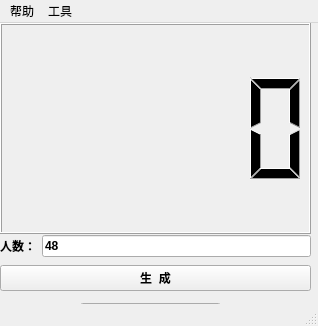
<?xml version="1.0" encoding="UTF-8"?>
<ui version="4.0">
 <class>MainWindow</class>
 <widget class="QMainWindow" name="MainWindow">
  <property name="geometry">
   <rect>
    <x>0</x>
    <y>0</y>
    <width>318</width>
    <height>326</height>
   </rect>
  </property>
  <property name="windowTitle">
   <string>MainWindow</string>
  </property>
  <widget class="QWidget" name="centralwidget">
   <widget class="QLCDNumber" name="screen">
    <property name="geometry">
     <rect>
      <x>0</x>
      <y>0</y>
      <width>311</width>
      <height>211</height>
     </rect>
    </property>
    <property name="font">
     <font>
      <family>Microsoft YaHei UI</family>
      <weight>75</weight>
      <bold>true</bold>
     </font>
    </property>
   </widget>
   <widget class="QWidget" name="layoutWidget">
    <property name="geometry">
     <rect>
      <x>0</x>
      <y>210</y>
      <width>311</width>
      <height>61</height>
     </rect>
    </property>
    <layout class="QVBoxLayout" name="verticalLayout">
     <item>
      <layout class="QHBoxLayout" name="horizontalLayout">
       <item>
        <widget class="QLabel" name="label">
         <property name="font">
          <font>
           <family>Microsoft JhengHei UI</family>
           <weight>75</weight>
           <bold>true</bold>
          </font>
         </property>
         <property name="text">
          <string>人数：</string>
         </property>
        </widget>
       </item>
       <item>
        <widget class="QLineEdit" name="input">
         <property name="font">
          <font>
           <family>Microsoft JhengHei UI</family>
           <weight>75</weight>
           <bold>true</bold>
          </font>
         </property>
         <property name="text">
          <string>48</string>
         </property>
        </widget>
       </item>
      </layout>
     </item>
     <item>
      <widget class="QPushButton" name="con">
       <property name="font">
        <font>
         <family>Microsoft JhengHei UI</family>
         <weight>75</weight>
         <bold>true</bold>
        </font>
       </property>
       <property name="text">
        <string>生  成</string>
       </property>
      </widget>
     </item>
    </layout>
   </widget>
   <widget class="QToolButton" name="toolButton">
    <property name="geometry">
     <rect>
      <x>80</x>
      <y>280</y>
      <width>141</width>
      <height>18</height>
     </rect>
    </property>
    <property name="text">
     <string>...</string>
    </property>
   </widget>
  </widget>
  <widget class="QMenuBar" name="menus">
   <property name="geometry">
    <rect>
     <x>0</x>
     <y>0</y>
     <width>318</width>
     <height>23</height>
    </rect>
   </property>
   <widget class="QMenu" name="help">
    <property name="title">
     <string>帮助</string>
    </property>
    <addaction name="about"/>
   </widget>
   <widget class="QMenu" name="tools">
    <property name="title">
     <string>工具</string>
    </property>
    <addaction name="more"/>
   </widget>
   <addaction name="help"/>
   <addaction name="tools"/>
  </widget>
  <widget class="QStatusBar" name="statusbar"/>
  <action name="about">
   <property name="text">
    <string extracomment="关于本软件">关于</string>
   </property>
  </action>
  <action name="version">
   <property name="text">
    <string>版本信息</string>
   </property>
  </action>
  <action name="more">
   <property name="text">
    <string>批量生成</string>
   </property>
  </action>
 </widget>
 <resources/>
 <connections/>
</ui>
